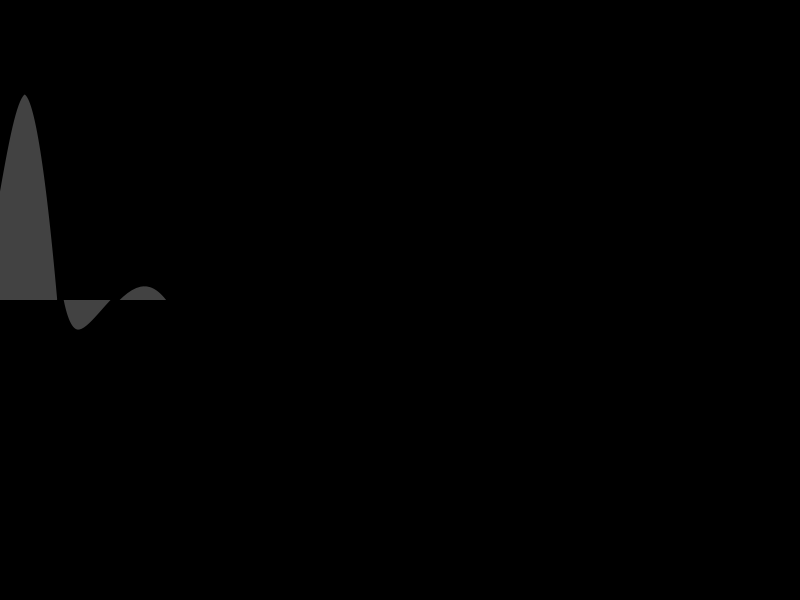
Frame 1 (no input)
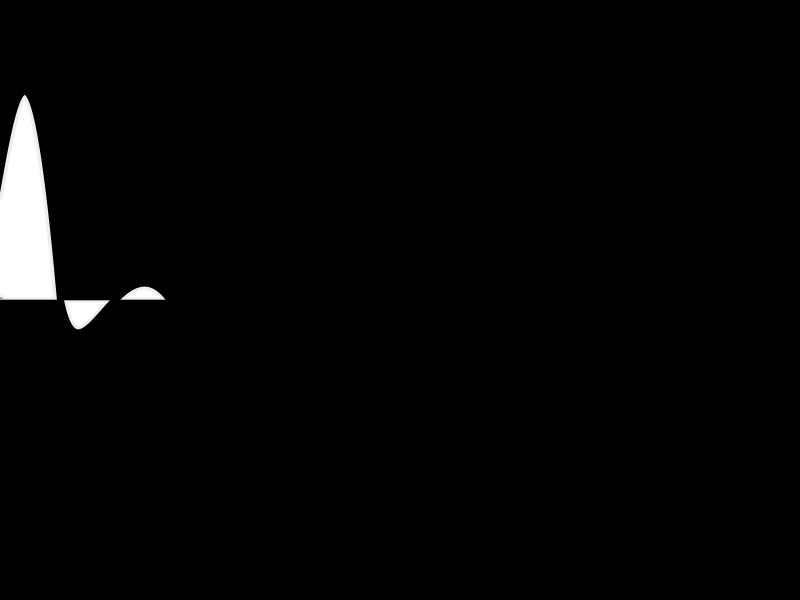
Frame 60 (the mouse pressed at the canvas centre just before this capture)
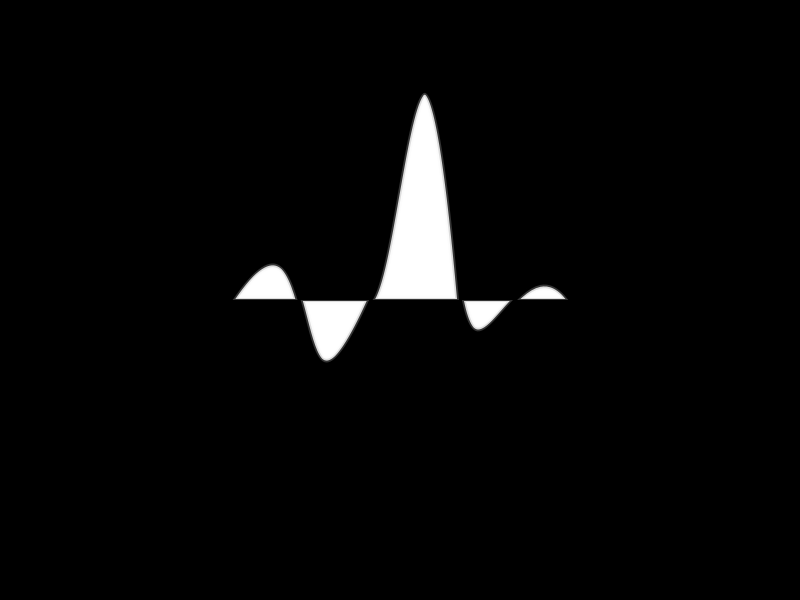
Frame 120 (the mouse held since frame 60 and released just before this capture)

The Processing sketch that drew these frames (run headless with seeded random() and noise(); from frame 60 on, the mouse is pressed at the canvas centre):

// Processing sketch: processing_7201
// ── processing_7201.pde

//RANDOM HEART Version 1.0
//By: Siddharth Mankad
//Portfolio: http://www.behance.net/smmankad/Frame
//(cc)Copyleft 2010, National Institute of Design, PGC, Gandhinagar

void setup()
{
  smooth();
  size(800,600);
  background(0);

}

void draw()
{
  drawECG(mouseX);
}

void drawECG(float center)
{
  stroke(0);
  strokeWeight(random(10));
  fill(255,random(255));
  filter(ERODE);
  
  float ry=height/2;

  float anchor_y1=ry;
  float anchor_y2=ry;

  float cx1=center-70.0;
  float cy1=ry-150.0;

  float cx2=center-70.0;
  float cy2=ry+200.0;

  float startx=center-170;
  float endx=center+170;
  float enddiff = abs(endx-width);

  bezier(0.0,ry,startx/3,ry,startx/2,ry,startx,ry);

  bezier(startx,anchor_y1,cx1,cy1,cx2-50,cy2,center-30,ry);
  bezier(center-30,ry,center,ry-40,center+20,ry-450,center+60,ry);
  bezier(center+60,ry,center+80,ry+100,center+120,ry-70,endx,ry);

  bezier(width,ry,width-10,ry,width-15,ry,endx,ry);

}
